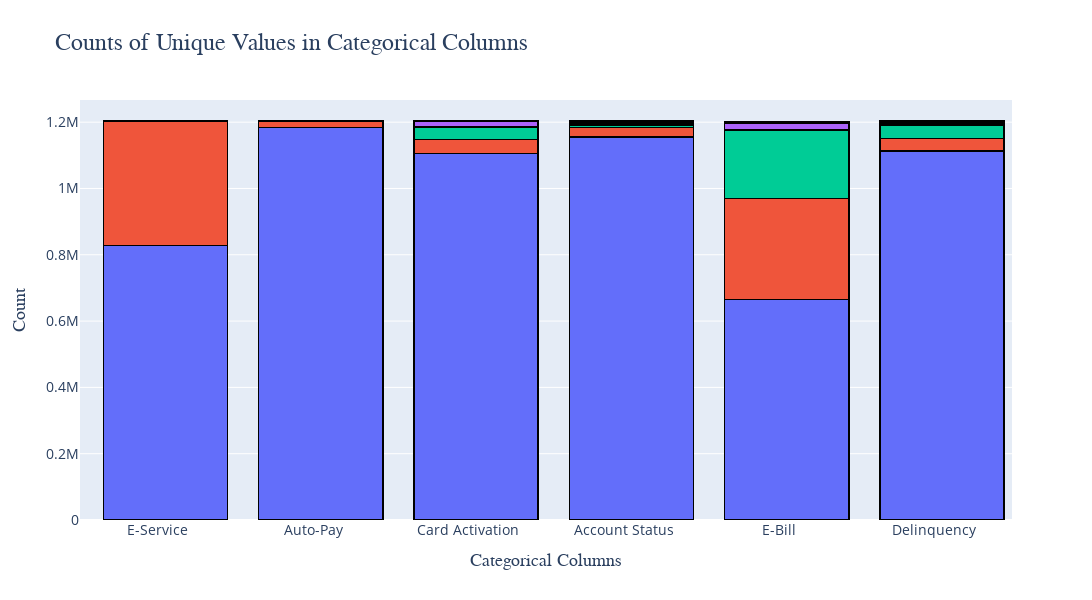

Notebook source saved alongside this figure:
### Code cell
import plotly.graph_objects as go
import pandas as pd

# Assuming 'data' is your DataFrame already loaded with the necessary columns
columns_to_plot = [
    'eservice_ind_13_march',
    'auto_pay_enrolled_status_13_march',
    'card_activation_status_13_march',
    'account_status_13_march',
    'ebill_enrolled_status_13_march',
    'delinquency_history_13_march'
]


color_palette = px.colors.qualitative.Plotly
fig = go.Figure()

for i, column in enumerate(columns_to_plot):
    value_counts = TR_df[column].value_counts(normalize=False)
    stack_bottom = 0
    
    for j, (value, count) in enumerate(value_counts.items()):
        # Use modulo to cycle through the color palette if there are more categories than colors
        color = color_palette[j % len(color_palette)]
        
        # Add a bar for this category
        fig.add_trace(go.Bar(
            name=f"{value}",  # Name shows column and category value
            x=[column],  # X-axis position is the column name
            y=[count],  # Bar segment height
            marker_color=color,  # Color for this segment
            offset=-0.35,  # Align bars directly under column names
            base=[stack_bottom],  # Start the stack from the last height
            hoverinfo="y+name",  # Show count and name on hover
            # hoverinfo should be count and subcategory
        ))
        
        # Update the bottom of the stack for the next category
        stack_bottom += count

# Update layout for stacked bars
fig.update_layout(
    barmode='stack',
    title_text='Counts of Unique Values in Categorical Columns',
    title_font=dict(size=24, family='Arial, bold'),
    xaxis=dict(
        title='Categorical Columns',
        title_font=dict(size=18, family='Arial, bold'),
        tickfont=dict(size=14),
        type='category'  # Ensure x-axis is treated as categories, not numerical
    ),
    yaxis=dict(
        title='Count',
        title_font=dict(size=18, family='Arial, bold'),
        tickfont=dict(size=14)
    ),
    legend_title='<b>Categories</b>',
    legend_title_font=dict(size=16, family='Arial, bold'),
    legend_font=dict(size=14),
    autosize=True,
    width=1200,
    height=600
)

#rotate xticks
fig.update_xaxes(
    tickangle=0,
    tickvals=columns_to_plot,
    ticktext=[
        'E-Service', 'Auto-Pay', 'Card Activation', 'Account Status', 'E-Bill', 'Delinquency'
    ]
)

# Set line color and width for bar borders
fig.update_traces(marker_line_color='black', marker_line_width=1.5)
fig.update_layout(showlegend=False)

#modify xticks by new labels
fig.update_xaxes(tickvals=columns_to_plot, ticktext=['E-Service', 'Auto-Pay', 'Card Activation', 'Account Status', 'E-Bill', 'Delinquency'])
fig.show()

### Figure 1 — Plotly figure (JSON) as saved in the notebook; plotly's stock layout.template omitted (floating-point values rounded to 4 significant figures)
{"data": [{"base": [0], "hoverinfo": "y+name", "marker": {"color": "#636EFA", "line": {"color": "black", "width": 1.5}}, "name": "0", "offset": -0.35, "type": "bar", "x": ["eservice_ind_13_march"], "y": [828317]}, {"base": [828317], "hoverinfo": "y+name", "marker": {"color": "#EF553B", "line": {"color": "black", "width": 1.5}}, "name": "1", "offset": -0.35, "type": "bar", "x": ["eservice_ind_13_march"], "y": [375234]}, {"base": [0], "hoverinfo": "y+name", "marker": {"color": "#636EFA", "line": {"color": "black", "width": 1.5}}, "name": "0", "offset": -0.35, "type": "bar", "x": ["auto_pay_enrolled_status_13_march"], "y": [1184697]}, {"base": [1184697], "hoverinfo": "y+name", "marker": {"color": "#EF553B", "line": {"color": "black", "width": 1.5}}, "name": "1", "offset": -0.35, "type": "bar", "x": ["auto_pay_enrolled_status_13_march"], "y": [18854]}, {"base": [0], "hoverinfo": "y+name", "marker": {"color": "#636EFA", "line": {"color": "black", "width": 1.5}}, "name": "0", "offset": -0.35, "type": "bar", "x": ["card_activation_status_13_march"], "y": [1105806]}, {"base": [1105806], "hoverinfo": "y+name", "marker": {"color": "#EF553B", "line": {"color": "black", "width": 1.5}}, "name": "7", "offset": -0.35, "type": "bar", "x": ["card_activation_status_13_march"], "y": [41515]}, {"base": [1147321], "hoverinfo": "y+name", "marker": {"color": "#00CC96", "line": {"color": "black", "width": 1.5}}, "name": "8", "offset": -0.35, "type": "bar", "x": ["card_activation_status_13_march"], "y": [38386]}, {"base": [1185707], "hoverinfo": "y+name", "marker": {"color": "#AB63FA", "line": {"color": "black", "width": 1.5}}, "name": " ", "offset": -0.35, "type": "bar", "x": ["card_activation_status_13_march"], "y": [17844]}, {"base": [0], "hoverinfo": "y+name", "marker": {"color": "#636EFA", "line": {"color": "black", "width": 1.5}}, "name": "O", "offset": -0.35, "type": "bar", "x": ["account_status_13_march"], "y": [1154954]}, {"base": [1154954], "hoverinfo": "y+name", "marker": {"color": "#EF553B", "line": {"color": "black", "width": 1.5}}, "name": "E", "offset": -0.35, "type": "bar", "x": ["account_status_13_march"], "y": [29090]}, {"base": [1184044], "hoverinfo": "y+name", "marker": {"color": "#00CC96", "line": {"color": "black", "width": 1.5}}, "name": "A", "offset": -0.35, "type": "bar", "x": ["account_status_13_march"], "y": [5599]}, {"base": [1189643], "hoverinfo": "y+name", "marker": {"color": "#AB63FA", "line": {"color": "black", "width": 1.5}}, "name": "F", "offset": -0.35, "type": "bar", "x": ["account_status_13_march"], "y": [4935]}, {"base": [1194578], "hoverinfo": "y+name", "marker": {"color": "#FFA15A", "line": {"color": "black", "width": 1.5}}, "name": "C", "offset": -0.35, "type": "bar", "x": ["account_status_13_march"], "y": [4014]}, {"base": [1198592], "hoverinfo": "y+name", "marker": {"color": "#19D3F3", "line": {"color": "black", "width": 1.5}}, "name": "Z", "offset": -0.35, "type": "bar", "x": ["account_status_13_march"], "y": [3672]}, {"base": [1202264], "hoverinfo": "y+name", "marker": {"color": "#FF6692", "line": {"color": "black", "width": 1.5}}, "name": "L", "offset": -0.35, "type": "bar", "x": ["account_status_13_march"], "y": [702]}, {"base": [1202966], "hoverinfo": "y+name", "marker": {"color": "#B6E880", "line": {"color": "black", "width": 1.5}}, "name": "I", "offset": -0.35, "type": "bar", "x": ["account_status_13_march"], "y": [318]}, {"base": [1203284], "hoverinfo": "y+name", "marker": {"color": "#FF97FF", "line": {"color": "black", "width": 1.5}}, "name": "U", "offset": -0.35, "type": "bar", "x": ["account_status_13_march"], "y": [222]}, {"base": [1203506], "hoverinfo": "y+name", "marker": {"color": "#FECB52", "line": {"color": "black", "width": 1.5}}, "name": "B", "offset": -0.35, "type": "bar", "x": ["account_status_13_march"], "y": [45]}, {"base": [0], "hoverinfo": "y+name", "marker": {"color": "#636EFA", "line": {"color": "black", "width": 1.5}}, "name": " ", "offset": -0.35, "type": "bar", "x": ["ebill_enrolled_status_13_march"], "y": [664715]}, {"base": [664715], "hoverinfo": "y+name", "marker": {"color": "#EF553B", "line": {"color": "black", "width": 1.5}}, "name": "E", "offset": -0.35, "type": "bar", "x": ["ebill_enrolled_status_13_march"], "y": [305318]}, {"base": [970033], "hoverinfo": "y+name", "marker": {"color": "#00CC96", "line": {"color": "black", "width": 1.5}}, "name": "L", "offset": -0.35, "type": "bar", "x": ["ebill_enrolled_status_13_march"], "y": [206409]}, {"base": [1176442], "hoverinfo": "y+name", "marker": {"color": "#AB63FA", "line": {"color": "black", "width": 1.5}}, "name": "B", "offset": -0.35, "type": "bar", "x": ["ebill_enrolled_status_13_march"], "y": [20894]}, {"base": [1197336], "hoverinfo": "y+name", "marker": {"color": "#FFA15A", "line": {"color": "black", "width": 1.5}}, "name": "D", "offset": -0.35, "type": "bar", "x": ["ebill_enrolled_status_13_march"], "y": [2901]}, {"base": [0], "hoverinfo": "y+name", "marker": {"color": "#636EFA", "line": {"color": "black", "width": 1.5}}, "name": "[00]", "offset": -0.35, "type": "bar", "x": ["delinquency_history_13_march"], "y": [1112456]}, {"base": [1112456], "hoverinfo": "y+name", "marker": {"color": "#EF553B", "line": {"color": "black", "width": 1.5}}, "name": "[02]", "offset": -0.35, "type": "bar", "x": ["delinquency_history_13_march"], "y": [39054]}, {"base": [1151510], "hoverinfo": "y+name", "marker": {"color": "#00CC96", "line": {"color": "black", "width": 1.5}}, "name": "[20]", "offset": -0.35, "type": "bar", "x": ["delinquency_history_13_march"], "y": [37885]}, {"base": [1189395], "hoverinfo": "y+name", "marker": {"color": "#AB63FA", "line": {"color": "black", "width": 1.5}}, "name": "[22]", "offset": -0.35, "type": "bar", "x": ["delinquency_history_13_march"], "y": [3727]}, {"base": [1193122], "hoverinfo": "y+name", "marker": {"color": "#FFA15A", "line": {"color": "black", "width": 1.5}}, "name": "[32]", "offset": -0.35, "type": "bar", "x": ["delinquency_history_13_march"], "y": [2678]}, {"base": [1195800], "hoverinfo": "y+name", "marker": {"color": "#19D3F3", "line": {"color": "black", "width": 1.5}}, "name": "[03]", "offset": -0.35, "type": "bar", "x": ["delinquency_history_13_march"], "y": [2524]}, {"base": [1198324], "hoverinfo": "y+name", "marker": {"color": "#FF6692", "line": {"color": "black", "width": 1.5}}, "name": "[43]", "offset": -0.35, "type": "bar", "x": ["delinquency_history_13_march"], "y": [1126]}, {"base": [1199450], "hoverinfo": "y+name", "marker": {"color": "#B6E880", "line": {"color": "black", "width": 1.5}}, "name": "[88]", "offset": -0.35, "type": "bar", "x": ["delinquency_history_13_march"], "y": [674]}, {"base": [1200124], "hoverinfo": "y+name", "marker": {"color": "#FF97FF", "line": {"color": "black", "width": 1.5}}, "name": "[54]", "offset": -0.35, "type": "bar", "x": ["delinquency_history_13_march"], "y": [607]}, {"base": [1200731], "hoverinfo": "y+name", "marker": {"color": "#FECB52", "line": {"color": "black", "width": 1.5}}, "name": "[04]", "offset": -0.35, "type": "bar", "x": ["delinquency_history_13_march"], "y": [501]}, {"base": [1201232], "hoverinfo": "y+name", "marker": {"color": "#636EFA", "line": {"color": "black", "width": 1.5}}, "name": "[23]", "offset": -0.35, "type": "bar", "x": ["delinquency_history_13_march"], "y": [377]}, {"base": [1201609], "hoverinfo": "y+name", "marker": {"color": "#EF553B", "line": {"color": "black", "width": 1.5}}, "name": "[76]", "offset": -0.35, "type": "bar", "x": ["delinquency_history_13_march"], "y": [335]}, {"base": [1201944], "hoverinfo": "y+name", "marker": {"color": "#00CC96", "line": {"color": "black", "width": 1.5}}, "name": "[65]", "offset": -0.35, "type": "bar", "x": ["delinquency_history_13_march"], "y": [318]}, {"base": [1202262], "hoverinfo": "y+name", "marker": {"color": "#AB63FA", "line": {"color": "black", "width": 1.5}}, "name": "[08]", "offset": -0.35, "type": "bar", "x": ["delinquency_history_13_march"], "y": [260]}, {"base": [1202522], "hoverinfo": "y+name", "marker": {"color": "#FFA15A", "line": {"color": "black", "width": 1.5}}, "name": "[33]", "offset": -0.35, "type": "bar", "x": ["delinquency_history_13_march"], "y": [170]}, {"base": [1202692], "hoverinfo": "y+name", "marker": {"color": "#19D3F3", "line": {"color": "black", "width": 1.5}}, "name": "[05]", "offset": -0.35, "type": "bar", "x": ["delinquency_history_13_march"], "y": [150]}, {"base": [1202842], "hoverinfo": "y+name", "marker": {"color": "#FF6692", "line": {"color": "black", "width": 1.5}}, "name": "[44]", "offset": -0.35, "type": "bar", "x": ["delinquency_history_13_march"], "y": [133]}, {"base": [1202975], "hoverinfo": "y+name", "marker": {"color": "#B6E880", "line": {"color": "black", "width": 1.5}}, "name": "[06]", "offset": -0.35, "type": "bar", "x": ["delinquency_history_13_march"], "y": [87]}, {"base": [1203062], "hoverinfo": "y+name", "marker": {"color": "#FF97FF", "line": {"color": "black", "width": 1.5}}, "name": "[55]", "offset": -0.35, "type": "bar", "x": ["delinquency_history_13_march"], "y": [72]}, {"base": [1203134], "hoverinfo": "y+name", "marker": {"color": "#FECB52", "line": {"color": "black", "width": 1.5}}, "name": "[07]", "offset": -0.35, "type": "bar", "x": ["delinquency_history_13_march"], "y": [63]}, {"base": [1203197], "hoverinfo": "y+name", "marker": {"color": "#636EFA", "line": {"color": "black", "width": 1.5}}, "name": "[87]", "offset": -0.35, "type": "bar", "x": ["delinquency_history_13_march"], "y": [54]}, {"base": [1203251], "hoverinfo": "y+name", "marker": {"color": "#EF553B", "line": {"color": "black", "width": 1.5}}, "name": "[34]", "offset": -0.35, "type": "bar", "x": ["delinquency_history_13_march"], "y": [41]}, {"base": [1203292], "hoverinfo": "y+name", "marker": {"color": "#00CC96", "line": {"color": "black", "width": 1.5}}, "name": "[66]", "offset": -0.35, "type": "bar", "x": ["delinquency_history_13_march"], "y": [33]}, {"base": [1203325], "hoverinfo": "y+name", "marker": {"color": "#AB63FA", "line": {"color": "black", "width": 1.5}}, "name": "[24]", "offset": -0.35, "type": "bar", "x": ["delinquency_history_13_march"], "y": [32]}, {"base": [1203357], "hoverinfo": "y+name", "marker": {"color": "#FFA15A", "line": {"color": "black", "width": 1.5}}, "name": "[77]", "offset": -0.35, "type": "bar", "x": ["delinquency_history_13_march"], "y": [32]}, {"base": [1203389], "hoverinfo": "y+name", "marker": {"color": "#19D3F3", "line": {"color": "black", "width": 1.5}}, "name": "[45]", "offset": -0.35, "type": "bar", "x": ["delinquency_history_13_march"], "y": [27]}, {"base": [1203416], "hoverinfo": "y+name", "marker": {"color": "#FF6692", "line": {"color": "black", "width": 1.5}}, "name": "[56]", "offset": -0.35, "type": "bar", "x": ["delinquency_history_13_march"], "y": [23]}, {"base": [1203439], "hoverinfo": "y+name", "marker": {"color": "#B6E880", "line": {"color": "black", "width": 1.5}}, "name": "[67]", "offset": -0.35, "type": "bar", "x": ["delinquency_history_13_march"], "y": [22]}, {"base": [1203461], "hoverinfo": "y+name", "marker": {"color": "#FF97FF", "line": {"color": "black", "width": 1.5}}, "name": "[46]", "offset": -0.35, "type": "bar", "x": ["delinquency_history_13_march"], "y": [15]}, {"base": [1203476], "hoverinfo": "y+name", "marker": {"color": "#FECB52", "line": {"color": "black", "width": 1.5}}, "name": "[35]", "offset": -0.35, "type": "bar", "x": ["delinquency_history_13_march"], "y": [12]}, {"base": [1203488], "hoverinfo": "y+name", "marker": {"color": "#636EFA", "line": {"color": "black", "width": 1.5}}, "name": "[78]", "offset": -0.35, "type": "bar", "x": ["delinquency_history_13_march"], "y": [9]}, {"base": [1203497], "hoverinfo": "y+name", "marker": {"color": "#EF553B", "line": {"color": "black", "width": 1.5}}, "name": "[25]", "offset": -0.35, "type": "bar", "x": ["delinquency_history_13_march"], "y": [9]}, {"base": [1203506], "hoverinfo": "y+name", "marker": {"color": "#00CC96", "line": {"color": "black", "width": 1.5}}, "name": "[47]", "offset": -0.35, "type": "bar", "x": ["delinquency_history_13_march"], "y": [9]}, {"base": [1203515], "hoverinfo": "y+name", "marker": {"color": "#AB63FA", "line": {"color": "black", "width": 1.5}}, "name": "[36]", "offset": -0.35, "type": "bar", "x": ["delinquency_history_13_march"], "y": [6]}, {"base": [1203521], "hoverinfo": "y+name", "marker": {"color": "#FFA15A", "line": {"color": "black", "width": 1.5}}, "name": "[26]", "offset": -0.35, "type": "bar", "x": ["delinquency_history_13_march"], "y": [5]}, {"base": [1203526], "hoverinfo": "y+name", "marker": {"color": "#19D3F3", "line": {"color": "black", "width": 1.5}}, "name": "[68]", "offset": -0.35, "type": "bar", "x": ["delinquency_history_13_march"], "y": [5]}, {"base": [1203531], "hoverinfo": "y+name", "marker": {"color": "#FF6692", "line": {"color": "black", "width": 1.5}}, "name": "[57]", "offset": -0.35, "type": "bar", "x": ["delinquency_history_13_march"], "y": [4]}, {"base": [1203535], "hoverinfo": "y+name", "marker": {"color": "#B6E880", "line": {"color": "black", "width": 1.5}}, "name": "[27]", "offset": -0.35, "type": "bar", "x": ["delinquency_history_13_march"], "y": [3]}, {"base": [1203538], "hoverinfo": "y+name", "marker": {"color": "#FF97FF", "line": {"color": "black", "width": 1.5}}, "name": "[37]", "offset": -0.35, "type": "bar", "x": ["delinquency_history_13_march"], "y": [3]}, {"base": [1203541], "hoverinfo": "y+name", "marker": {"color": "#FECB52", "line": {"color": "black", "width": 1.5}}, "name": "[48]", "offset": -0.35, "type": "bar", "x": ["delinquency_history_13_march"], "y": [3]}, {"base": [1203544], "hoverinfo": "y+name", "marker": {"color": "#636EFA", "line": {"color": "black", "width": 1.5}}, "name": "[30]", "offset": -0.35, "type": "bar", "x": ["delinquency_history_13_march"], "y": [3]}, {"base": [1203547], "hoverinfo": "y+name", "marker": {"color": "#EF553B", "line": {"color": "black", "width": 1.5}}, "name": "[58]", "offset": -0.35, "type": "bar", "x": ["delinquency_history_13_march"], "y": [1]}, {"base": [1203548], "hoverinfo": "y+name", "marker": {"color": "#00CC96", "line": {"color": "black", "width": 1.5}}, "name": "[40]", "offset": -0.35, "type": "bar", "x": ["delinquency_history_13_march"], "y": [1]}, {"base": [1203549], "hoverinfo": "y+name", "marker": {"color": "#AB63FA", "line": {"color": "black", "width": 1.5}}, "name": "[53]", "offset": -0.35, "type": "bar", "x": ["delinquency_history_13_march"], "y": [1]}, {"base": [1203550], "hoverinfo": "y+name", "marker": {"color": "#FFA15A", "line": {"color": "black", "width": 1.5}}, "name": "[42]", "offset": -0.35, "type": "bar", "x": ["delinquency_history_13_march"], "y": [1]}], "layout": {"autosize": true, "barmode": "stack", "height": 600, "legend": {"font": {"size": 14}, "title": {"font": {"family": "Arial, bold", "size": 16}, "text": "<b>Categories</b>"}}, "showlegend": false, "title": {"font": {"family": "Arial, bold", "size": 24}, "text": "Counts of Unique Values in Categorical Columns"}, "width": 1200, "xaxis": {"tickangle": 0, "tickfont": {"size": 14}, "ticktext": ["E-Service", "Auto-Pay", "Card Activation", "Account Status", "E-Bill", "Delinquency"], "tickvals": ["eservice_ind_13_march", "auto_pay_enrolled_status_13_march", "card_activation_status_13_march", "account_status_13_march", "ebill_enrolled_status_13_march", "delinquency_history_13_march"], "title": {"font": {"family": "Arial, bold", "size": 18}, "text": "Categorical Columns"}, "type": "category"}, "yaxis": {"tickfont": {"size": 14}, "title": {"font": {"family": "Arial, bold", "size": 18}, "text": "Count"}}}}
